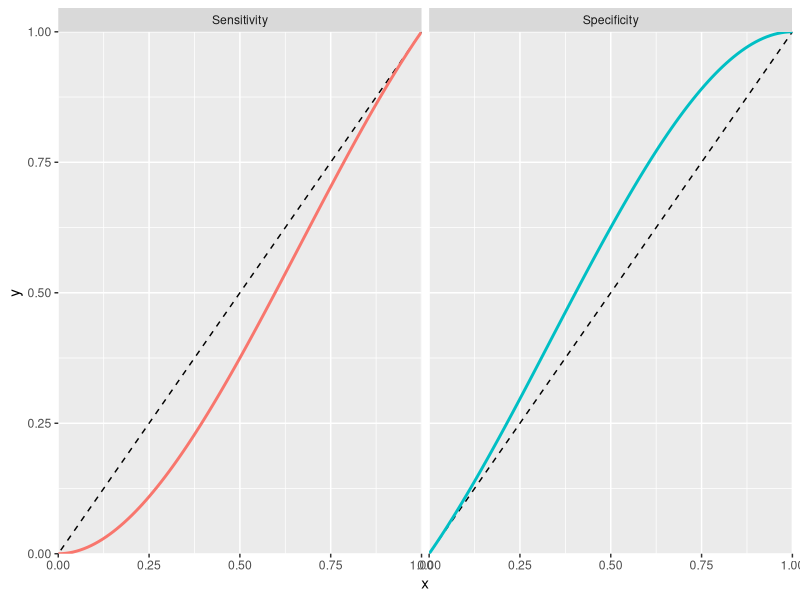

Write R code to recreate this figure.
## ---- chunk 1
library(ggplot2)
library(flextable)
library(dplyr)
library(tidyr)
## ---- chunk 2
who_sens = function(x) x^2*(2-x)
who_spec = function(x) x*(1+x-x^2)

x = seq(0, 1, length.out = 100)
sens = who_sens(x)
spec = who_spec(x)

df = data.frame(x = rep(x, 2), y = c(sens, spec), 
                what = rep(c('Sensitivity', 'Specificity'), each = 100))

plt = ggplot(df, aes(x = x, y = y, colour = what)) +
  geom_abline(intercept = 0, slope = 1, lty = 2) +
  geom_line(show.legend = F, size = 1) +
  facet_wrap(~what, nrow = 1) +
  coord_cartesian(expand = F)
## ---- chunk 3
ppv = function(sens, spec, prev) round(sens * prev / (sens * prev + (1 - spec) * (1 - prev)),2)

prevs = data.frame(id = 1:3, prev = c(.02, .1, .25), 
                   prev_lab = c('Low prevalence (2%)', 
                                'Medium prevalence (10%)',
                                'High prevalence (25%)'))
tests = data.frame(id = 1:3, sens = c(.6, .8, .9), spec = c(.6, .75, .8),
                   test_lab = c('Poor','OK','Good'))

lab_prevs = c('Low prevalence (2%)', 'Medium prevalence (10%)', 'High prevalanece (25%)')
test_types = c('Poor', 'OK', 'Good')

combos = expand_grid(id1 = 1:3, id2 = 1:3) %>%
  left_join(prevs, by = c('id1' = 'id')) %>%
  left_join(tests, by = c('id2' = 'id')) %>%
  mutate(ppv_single = ppv(sens, spec, prev),
         ppv_who = ppv(who_sens(sens), who_spec(spec), prev)) %>%
  select(prev_lab, test_lab, contains('ppv')) %>%
  pivot_wider(names_from = 'test_lab', 
              values_from = c('ppv_single', 'ppv_who')) %>%
  select(prev_lab, contains('Poor'), contains('OK'), contains('Good'))

ft = flextable(combos) %>%
  delete_part() %>%
  add_header_row(values = c('', 
                            'sens = 0.6, spec = 0.6', 
                            'sens = 0.8, spec = 0.75', 
                            'sens = 0.9, spec = 0.8'),
                 colwidths = c(1, 2, 2, 2)) %>%
  add_header_row(values = c('Prevalence', rep(c('Single', 'WHO'), 3)), top = F) %>%
  theme_booktabs() %>%
  align(align = 'center', part = 'all') %>%
  vline(j = c(1, 3, 5)) %>%
  set_table_properties(layout = 'autofit', width = 1)
